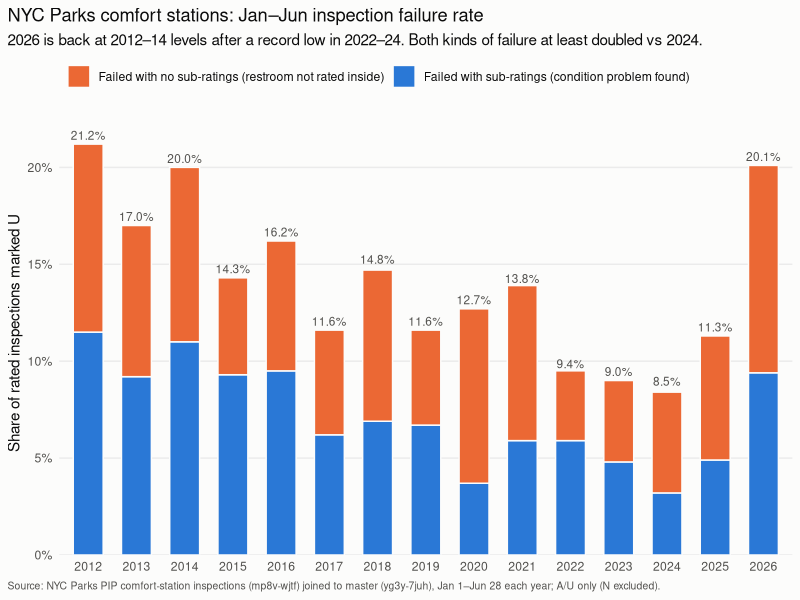

Write the R code that produced this figure.
# T5: one chart - Jan-Jun restroom failure rate 2012-2026, split into the two kinds of "U"
suppressMessages({library(data.table); library(ggplot2)})
t <- fread("h1_decomposition.csv")
l <- melt(t[, .(yr, `Failed with sub-ratings (condition problem found)`=fail_subs, `Failed with no sub-ratings (restroom not rated inside)`=fail_noSubs)], id.vars="yr")
l[, variable:=factor(variable, levels=rev(levels(factor(variable))))]
p <- ggplot(l, aes(factor(yr), value, fill=variable)) +
  geom_col(width=.62, colour="#fcfcfb", linewidth=.5) +
  geom_text(data=t, aes(factor(yr), fail, label=sprintf("%.1f%%", 100*fail)), inherit.aes=FALSE, vjust=-.5, size=3, colour="#52514e") +
  scale_fill_manual(values=c("#eb6834","#2a78d6"), name=NULL) +
  scale_y_continuous(labels=function(x) paste0(round(100*x),"%"), expand=expansion(mult=c(0,.08))) +
  labs(x=NULL, y="Share of rated inspections marked U",
       title="NYC Parks comfort stations: Jan–Jun inspection failure rate",
       subtitle="2026 is back at 2012–14 levels after a record low in 2022–24. Both kinds of failure at least doubled vs 2024.",
       caption="Source: NYC Parks PIP comfort-station inspections (mp8v-wjtf) joined to master (yg3y-7juh), Jan 1–Jun 28 each year; A/U only (N excluded).") +
  theme_minimal(base_size=11) +
  theme(panel.grid.major.x=element_blank(), panel.grid.minor=element_blank(), legend.position="top", legend.justification="left",
        plot.background=element_rect(fill="#fcfcfb", colour=NA), text=element_text(colour="#0b0b0b"),
        axis.text=element_text(colour="#52514e"), plot.caption=element_text(colour="#52514e", size=7.5, hjust=0),
        plot.title.position="plot", plot.caption.position="plot")
ggsave("h1_failure_2012_2026.png", p, width=9, height=5, dpi=200)
